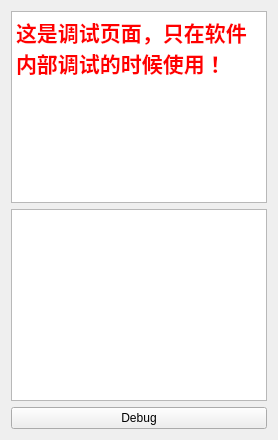
      <widget class="QWidget" name="tab_debug">
       <property name="enabled">
        <bool>true</bool>
       </property>
       <attribute name="title">
        <string>调试</string>
       </attribute>
       <layout class="QGridLayout" name="gridLayout_3">
        <item row="2" column="0">
         <widget class="QPushButton" name="pushButton_debug1">
          <property name="text">
           <string>Debug</string>
          </property>
         </widget>
        </item>
        <item row="0" column="0">
         <widget class="QTextBrowser" name="textBrowser_debug1">
          <property name="html">
           <string>&lt;!DOCTYPE HTML PUBLIC &quot;-//W3C//DTD HTML 4.0//EN&quot; &quot;http://www.w3.org/TR/REC-html40/strict.dtd&quot;&gt;
&lt;html&gt;&lt;head&gt;&lt;meta name=&quot;qrichtext&quot; content=&quot;1&quot; /&gt;&lt;style type=&quot;text/css&quot;&gt;
p, li { white-space: pre-wrap; }
&lt;/style&gt;&lt;/head&gt;&lt;body style=&quot; font-family:'SimSun'; font-size:9pt; font-weight:400; font-style:normal;&quot;&gt;
&lt;p style=&quot; margin-top:0px; margin-bottom:0px; margin-left:0px; margin-right:0px; -qt-block-indent:0; text-indent:0px;&quot;&gt;&lt;span style=&quot; font-size:16pt; font-weight:600; color:#ff0000;&quot;&gt;这是调试页面，只在软件内部调试的时候使用！&lt;/span&gt;&lt;/p&gt;&lt;/body&gt;&lt;/html&gt;</string>
          </property>
         </widget>
        </item>
        <item row="1" column="0">
         <widget class="QTextEdit" name="textEdit_debug1"/>
        </item>
       </layout>
      </widget>
